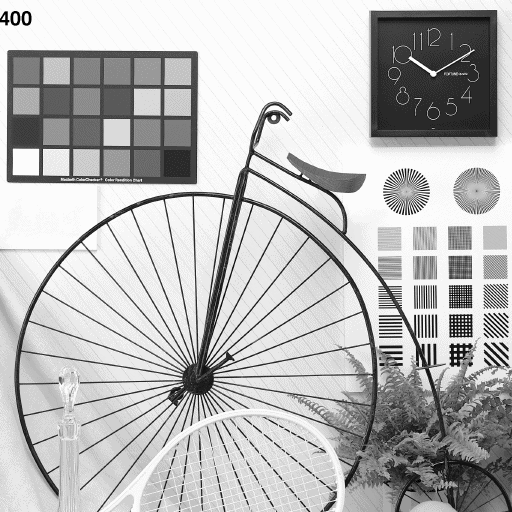
#> input picture test-images/wheel.png, 512 x 512 px
$ python example_denoise_tv_decay_steps.py
#> lines starting #> are read from the running program, lines starting #| are printed output that depends on the picture
### potentials.py
import numpy as np
import sys
import warnings

class l2_loss_homoschedastic():
    """
    a simplified form of the l2_loss_heteroschedastic class that is faster for
    the (very common) special case that the variance matrix is sigma^2*I

    F(x) = 1/(2*sigma^2) * ||x - y||_2^2

    __init__ input parameters:
        - y:        right hand side data
        - sigma2:   variance of Gaussian noise

    __call__ input parameter:
        - x:        image of shape self.im_shape
    """
    # [4 lines left out: function __init__, not called in this run]

    def __call__(self, x):
        return 1/(2*self.sigma2) * np.sum((x-self.y)**2)

    def grad(self, x):
        return 1/self.sigma2 * (x-self.y)

    def prox(self, x, gamma):
        return 1/(self.sigma2+gamma)*(self.sigma2*x+gamma*self.y)

    def conj(self, x):
        return self.sigma2/2 * np.sum(x**2) + np.sum(x * self.y)

    def conj_prox(self, x, gamma = 1):
        return 1/(1+gamma*self.sigma2)*(x-gamma*self.y)

class l2_loss_reconstruction_homoschedastic():
    """
    A variant of l2_loss_homoschedastic which allows a linear transformation
    of the input image
    Necessary for all indirect models, like deblurring, tomography etc. K is
    the forward operator of the associated inverse problem.

    F(x) = 1/(2*sigma^2) * ||Ax - y||_2^2

    Inputs:
        - y:        right hand side data
        - sigma2:   variance of Gaussian noise
        - a:        forward operator A, given as callable a(x)
        - at:       transpose/adjoint of A. Given as callable at(y)
    """
    # [14 lines left out: functions __init__, __call__, not called in this run]

    def grad(self, x):
        return 1/self.sigma2 * self.at(self.a(x)-self.y)

class l1_loss_homoschedastic():
    """
    An l1 loss term corresponding to the likelihood of

    F(x) = 1/b * ||x - y||_1

    Inputs:
        - y:        data
        - b:        scale parameter.
    The correspnding Laplace distribution Laplace(y,b) has variance 2*b^2
    """
    def __init__(self, y, b):
        self.y = y
        self.b = b

    # [5 lines left out: function __call__, not called in this run]

    def grad(self, x):
        raise NotImplementedError('L1 norm has no gradient')

    def prox(self, x, gamma):
        return self.y + np.maximum(0, np.abs(x-self.y)-gamma/self.b)*np.sign(x-self.y)

class l1_loss_unshifted_homoschedastic():
    """
    An l1 loss term that can be used as a prior

    F(x) = mu * ||x||_1

    Inputs:
        - mu:        scale parameter.
    The correspnding Laplace distribution Laplace(0,b) has variance 2*b^2
    """
    def __init__(self, scale):
        self.scale = scale

    def __call__(self, x):
        return self.scale*np.sum(np.abs(x))

    def grad(self, x):
        raise NotImplementedError('L1 norm has no gradient')

    def prox(self, x, gamma):
        return np.maximum(0, np.abs(x)-gamma*self.scale) * np.sign(x)

    # [38 lines left out: functions inexact_prox, conj, not called in this run]

    def conj_prox(self, p, gamma):
        return p/np.maximum(1,np.abs(p)/self.scale)

class kl_divergence():
    """
    Kullback-Leibler divergence
        KL(Ax+b; y) = sum_i (Ax)_i + b_i - y_i + y_i*log(y_i/(Ax+b)_i)
    Inputs:
        - y:        right hand side data
        - b:        estimated background in data space
        - a:        forward operator A, given as callable a(x)
        - at:       transpose/adjoint of A. Given as callable at(y)
    """
    # [13 lines left out: functions __init__, __call__, not called in this run]

    def grad(self, x):
        return self.at(1 - self.y/(self.a(x) + self.b))

class total_variation():
    """
    total variation of 2D image u with shape (n1, n2). Scaled by a constant
    regularization parameter scale. Corresponds to the functional
        scale * TV(u)
    with u in R^{n1 x n2}

    __init__ input:
        - n1, n2:   shape of u
        - scale:    scaling factor, usually a regularization parameter

    __call__ input:
        - u:        image of shape n1,n2 or n1*n2,

    TV is computed on a grid via finite differences, assuming equidistant
    spacing of the grid. The gradient of this potential does not exist since
    TV is not smooth.
    The proximal mapping is approximated using the dual problem. Pass either
    a maximum number of steps, an accuracy (in the primal-dual gap), or both
    to the prox evaluation, for more details see
        total_variation.inexact_prox
    """
    def __init__(self, n1, n2, scale=1):
        self.n1 = n1
        self.n2 = n2
        self.scale = scale

    def _imgrad(self, u):
        """
        applies a 2D image gradient to the image u of shape (n1,n2)

        Parameters
        ----------
        u : numpy 2D array, shape n1, n2
            Image

        Returns
        -------
        (px,py) image gradients in x- and y-directions.

        """
        px = np.concatenate((u[1:,:]-u[0:-1,:], np.zeros((1,self.n2))),axis=0)
        py = np.concatenate((u[:,1:]-u[:,0:-1], np.zeros((self.n1,1))),axis=1)
        return np.concatenate((px[np.newaxis,:,:],py[np.newaxis,:,:]), axis=0)

    def _imdiv(self, p):
        """
        Computes the negative divergence of the 2D vector field px,py.
        can also be seen as a tensor from R^(n1xn2x2) to R^(n1xn2)

        Parameters
        ----------
            - p : 2 x n1 x n2 np.array

        Returns
        -------
            - divergence, n1 x n2 np.array
        """
        u1 = np.concatenate((-p[0,0:1,:], -(p[0,1:-1,:]-p[0,0:-2,:]), p[0,-2:-1,:]), axis = 0)
        u2 = np.concatenate((-p[1,:,0:1], -(p[1,:,1:-1]-p[1,:,0:-2]), p[1,:,-2:-1]), axis = 1)
        return u1+u2

    def __call__(self, u):
        """
        Computes the TV-seminorm of u

        Parameters
        ----------
        u : numpy array of shape n1, n2

        Returns
        -------
        TV(u) (scalar)
        """
        return self.scale * np.sum(np.sqrt(np.sum(self._imgrad(u)**2,axis=0)))

    def inexact_prox(self, u, gamma, epsilon=None, max_iter=np.Inf, verbose=False):
        """
        Computing the prox of TV is solving the ROF model with FISTA

        inexact_prox(self, u, gamma=1, epsilon=None, maxiter=np.Inf, verbose=False)
        parameters:
            - u:        image to be denoised, shape self.n1, self.n2
            - gamma:    prox step size
            - epsilon:  accuracy for duality gap stopping criterion
            - maxiter:  maximum number of iterations
            - verbose:  verbosity
        """
        if epsilon is None and max_iter is np.Inf:
            raise ValueError('provide either an accuracy or a maximum number of iterations to the tv prox please')
        checkAccuracy = True if epsilon is not None else False
        # iterative scheme to minimize the dual objective
        p = np.zeros((2,self.n1,self.n2))
        q = np.copy(p)

        stopcrit = False
        t, t_prev = 1, 1

        i = 0
        if verbose: sys.stdout.write('run FISTA on dual ROF model: {:3d}% '.format(0)); sys.stdout.flush()

        while i < max_iter and not stopcrit:
            i = i + 1
            p_prev = np.copy(p)

            v = q - 1/(8*gamma) * self._imgrad(gamma*self._imdiv(q) - u)
            p = v/np.maximum(1, np.sqrt(np.sum(v**2,axis=0))/self.scale)[np.newaxis,:,:]

            t_new = (1+np.sqrt(1+4*t**2))/2
            t, t_prev = t_new, t
            q = p + (t_prev-1)/t * (p - p_prev)

            # stopping criterion: check if primal-dual gap < epsilon
            if checkAccuracy:
                div_p = self._imdiv(p)
                h = gamma/2 * np.sum(div_p**2)
                primal = self(u-gamma*div_p) + h
                conj_TV_p = np.max(np.sqrt(np.sum(p**2,axis=0)))
                dual_inadmissible = conj_TV_p > self.scale+1e-12
                dual = np.Inf if dual_inadmissible else h - np.sum(div_p * u) # dual value. dual iterate should never be inadmissible since we project in the end
                dgap = primal+dual
                stopcrit = dgap <= epsilon
                if dgap < -5e-15: # for debugging purpose
                    raise ValueError('Duality gap was negative (which should never happen), please check the prox computation routine!')
                if verbose: sys.stdout.write('\b'*5 + '{:3d}% '.format(int(i/max_iter*100))); sys.stdout.flush()
        if verbose: sys.stdout.write('\b'*5 + '100% '); sys.stdout.flush()
        return (u - gamma*self._imdiv(p)), i


class total_variation_nonneg():
    """
    total variation of 2D image u with shape (n1, n2), if u is in the
    positive orthant. Otherwise, infinity. Scaled by a constant
    regularization parameter scale. Corresponds to the functional
        scale * TV(u) + 1_{R+}(u)
    with u in R^{n1 x n2}, where 1_{R+} is indicator of R^n_+

    __init__ input:
        - n1, n2:   shape of u
        - scale:    scaling factor, usually a regularization parameter

    __call__ input:
        - u:        image of shape n1,n2 or n1*n2,
    """
    # [113 lines left out: functions __init__, _imgrad, _imdiv, __call__, inexact_prox, not called in this run]

class l2_l1_norm():
    """This class implements the norm
            ||p||_{2,1} = || sqrt(p1^2 + p2^2) ||_1
        where both p1 and p2 are of size n1,n2. With the horizontal and
        vertical finite differences in D, this forms the TV norm as
            TV(u) = ||Du||_{2,1}
        The norm can be scaled by a parameter 'scale'

        __init__ input parameter:
            - n1,n2: image sizes
            - scale: scaling parameter
    """
    def __init__(self, n1, n2, scale=1):
        self.n1, self.n2 = n1, n2
        self.scale = scale

    def __call__(self, p):
        return self.scale * np.sum(np.sqrt(np.sum(p**2,axis=0)))

    # [5 lines left out: function conj, not called in this run]

    def conj_prox(self, p, tau): # does not depend on tau at all..?
        n = np.sqrt(np.sum(p**2,axis=0))[np.newaxis,...]
        return p/np.maximum(1,1/self.scale*n)


class nonNegIndicator():
    """
    Indicator function of R_++^d, 0 if all entries are >= 0, otherwise infinity
    """
    def __init__(self, d):
        self.d = d

    # [4 lines left out: function __call__, not called in this run]

    def prox(self, x, gamma):
        return np.maximum(x,0)

class zero():
    """ a dummy class if we want to set one of the potential terms to zero"""
    def __call__(self, x):
        return 0

    def grad(self, x):
        return np.zeros_like(x)

    def prox(self, x, gamma):
        return x


### example_denoise_tv_decay_steps.py
#!/usr/bin/env python3
# -*- coding: utf-8 -*-
"""
Created on Thu Jul 27 11:45:27 2023

@author: kugerlor
"""

import numpy as np
from numpy.random import default_rng
import matplotlib.pyplot as plt
import sys, getopt, os
#from time import time
from skimage import io, transform

from inexact_pla import inexact_pla
# from sapg import sapg
import potentials as pot
import distributions as pds

#%% initial parameters: test image, computation settings etc.
params = {
    'iterations': 500,
    'testfile_path': 'test-images/wheel.png',
    'noise_std': 0.2,
    'log_epsilon': 1.0,
    'step': 'large',
    'efficient': True,
    'verbose': True,
    'result_root': './results/denoise-tv',
    }

#%% auxiliary functions
def read_image(Nmax):
    try:
        x = io.imread(params['testfile_path'],as_gray=True).astype(float)
    except FileNotFoundError:
        print('Provided test image did not exist under that path, aborting.')
        sys.exit()
    # handle images that are too large or colored
    if x.shape[0] > Nmax or x.shape[1] > Nmax: x = transform.resize(x, (Nmax,Nmax))
    x = x-np.min(x)
    x = x/np.max(x)
    n = x.shape[0] # assume quadratic image, otherwise change some implementation details
    return x,n

# [13 lines left out: functions my_imsave, my_imshow, not called in this run]

    # [7 lines of commented-out code are left out]
def main():
    result_root = params['result_root'] + '/decay-steps'

    test_image_name = params['testfile_path'].split('/')[-1].split('.')[0]
    accuracy = 'log-epsilon{}'.format(params['log_epsilon'])
    file_specifier = '{}_{}_{}-samples'.format(test_image_name,accuracy,params['iterations'])
    results_file = result_root+'/'+file_specifier+'.npy'
    mmse_file = result_root+'/mmse_'+file_specifier+'.png'
    mmse_detail_file = result_root+'/mmse_detail_'+file_specifier+'.png'
    logstd_file = result_root+'/logstd_'+file_specifier+'.png'
    logstd_detail_file = result_root+'/logstd_detail_'+file_specifier+'.png'

    #%% Ground truth
    if not os.path.exists(results_file):
        rng = default_rng(6346534)
        verb = params['verbose']
        x, n = read_image(Nmax=512)

        tv = pot.total_variation(n, n, scale=1)

        #%% Forward model & corrupted data
        noise_std = params['noise_std']
        y = x + noise_std*rng.normal(size=x.shape)  # noisy observation
        L = 1/noise_std**2                          # log-likelihood gradient Lipschitz const
        mu_tv = 8                                   # regularization parameter

        #%% compute MAP estimate - L2-TV denoising (= ROF model)
        if verb: sys.stdout.write('Compute MAP - '); sys.stdout.flush()
        u,its_map,_ = tv.inexact_prox(y, gamma=mu_tv*noise_std**2, epsilon=1e-8, max_iter=100, verbose=verb)
        if verb: sys.stdout.write('Done.\n'); sys.stdout.flush()

        # show ground truth, noisy observation and MAP estimate
        my_imshow(x, 'ground truth')
        my_imshow(y, 'noisy image')
        my_imshow(u,'MAP (dual aGD, mu_TV = {:.1f})'.format(mu_tv))
        my_imshow(u[314:378,444:508],'MAP details')
        print('MAP: mu_TV = {:.2f};\tPSNR: {:.4f}, #steps: {}'.format(mu_tv,10*np.log10(np.max(x)**2/np.mean((u-x)**2)),its_map))

        #%% sample using inexact PLA
        x0 = np.copy(y)
        burnin = 1                 # burnin iterations, for denoising usually short (one gradient step with step size 1/L lands at y)
        n_samples = params['iterations']+burnin
        steps = 1/L*np.ones((n_samples,))
        for i in np.arange(1,n_samples):
            steps[i] = np.minimum(steps[i-1],np.maximum(100/(i*L),steps[i-1]/(1+L)))
        tau = lambda n : steps[n]
        epsilon = lambda n : 10/(n+1)
        posterior = pds.l2_denoise_tv(n, n, y, noise_std=noise_std, mu_tv=mu_tv)
        eff = params['efficient']

        # output_means = np.reshape(np.reshape(np.array([1,2,5]),(1,-1))*np.reshape(10**np.arange(6),(-1,1)),(-1,))     # 1,2,5,10,20,50,... until max number of samples is reached
        # output_means = output_means[output_means<=n_samples]
        ######################## TODO see comment next line
        ipla = inexact_pla(x0, n_samples, burnin, posterior, step_size=tau, rng=rng, epsilon_prox=epsilon, efficient=eff, output_means=None) ###################### # implement a custom evaluatable stopping criterion
        if verb: sys.stdout.write('Sample from posterior - '); sys.stdout.flush()
        ipla.simulate(verbose=verb)

        running_means = ipla.output_means
        n_means,I_running_means = running_means.shape[-1],ipla.I_output_means

        #%% plots
        # diagnostic plot, making sure the sampler looks plausible
        plt.figure()
        plt.plot(np.arange(1,n_samples+1), ipla.logpi_vals)
        plt.title('- log(pi(X_n)) = F(K*X_n) + G(X_n) [All]')
        plt.show()
        plt.figure()
        plt.plot(np.arange(burnin+1,n_samples+1), ipla.logpi_vals[burnin:])
        plt.title('- log(pi(X_n)) = F(K*X_n) + G(X_n) [after burn-in]')
        plt.show()

        my_imshow(ipla.mean, 'Sample Mean, log10(epsilon)={}'.format(params['log_epsilon']))
        my_imshow(ipla.mean[314:378,444:508],'sample mean details')
        logstd = np.log10(ipla.std)
        my_imshow(logstd, 'Sample standard deviation (log10)', np.min(logstd), np.max(logstd))
        my_imshow(logstd[314:378,444:508],'sample std details', np.min(logstd), np.max(logstd))
        print('Total no. iterations to compute proximal mappings: {}'.format(ipla.num_prox_its_total))
        print('No. iterations per sampling step: {:.1f}'.format(ipla.num_prox_its_total/(n_samples-burnin)))

        #%% saving
        with open(results_file,'wb') as f:
            np.save(f,(x,y,u,ipla.mean,ipla.std))   # ground truth, noisy, map, sample mean and sample std
            np.save(f,running_means)            # running means
            np.save(f,I_running_means)          # indices to which these means belong
    else:
        with open(results_file,'rb') as f:
            x,y,u,mn,std = np.load(f)               # ground truth, noisy, map, sample mean and sample std
            running_means = np.load(f)              # running means
            I_running_means = np.load(f)            # indices to which these means belong
        logstd = np.log10(std)

        with open(result_root+'/'+'{}_log-epsilon-2.0_10000-samples.npy'.format(test_image_name),'rb') as f:
            _,_,_,mmse,_ = np.load(f)               # ground truth, noisy, map, sample mean and sample std

        n_means = running_means.shape[-1]
        mmse_err = np.zeros((n_means,))
        # [9 lines of commented-out code are left out]

        logstd_min = np.min(logstd)
        logstd_max = np.max(logstd)

        # [4 lines of commented-out code are left out]
        my_imshow(logstd, 'logstd', -1.8, -0.6)
        print('MMSE estimate PSNR: {:.4f}'.format(10*np.log10(np.max(x)**2/np.mean((mn-x)**2))))

        my_imsave(x,result_root+'/ground_truth.png')
        my_imsave(y,result_root+'/noisy.png')
        my_imsave(u,result_root+'/map.png')
        my_imsave(mn, mmse_file)
        my_imsave(logstd, logstd_file, -1.8, -0.6)
        # image details for paper close-up
        my_imsave(x[314:378,444:508], result_root+'/ground_truth_detail.png')
        my_imsave(y[314:378,444:508], result_root+'/noisy_detail.png')
        my_imsave(u[314:378,444:508], result_root+'/map_detail.png')
        my_imsave(mn[314:378,444:508], mmse_detail_file)
        my_imsave(logstd[314:378,444:508], logstd_detail_file, -1.8, -0.6)

#%% help function for calling from command line
# [14 lines left out: function print_help, not called in this run]

#%% gather parameters from shell and call main
if __name__ == '__main__':
    try:
        opts, args = getopt.getopt(sys.argv[1:],"hi:f:el:s:d:v",
                                   ["help","iterations=","testfile_path=","efficient_off","log_epsilon=","step=","result_dir=","verbose"])
    except getopt.GetoptError as e:
        print(e.msg)
        print_help()
        sys.exit(2)

    for opt, arg in opts:
        if opt in ("-h", "--help"):
            print_help()
            sys.exit()
        elif opt in ("-i", "--iterations"):
            params['iterations'] = int(arg)
        elif opt in ("-f", "--testfile_path"):
            params['testfile_path'] = arg
        elif opt in ("-e","--efficient_off"):
            params['efficient'] = False
        elif opt in ("-l", "--log_epsilon"):
            params['log_epsilon'] = float(arg)
        elif opt in ["-s", "--step="]:
            params['step'] = arg
        elif opt in ("-d","--result_dir"):
            params['result_root'] = arg
        elif opt in ("-v", "--verbose"):
            params['verbose'] = True
    main()
#> in main, `x, n = read_image(Nmax=512)`: n = 512
#> in main, `y = x + noise_std*rng.normal(size=x.shape)`:
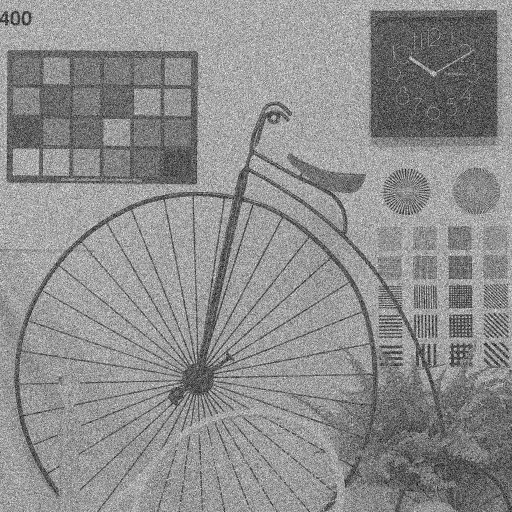
#> y: shape (512, 512) float64; min -0.682, max 1.86, mean 0.733; drawn with min black and max white
#> the loop in inexact_prox, `while i < max_iter and not stopcrit:` made 100 passes
#> (h, primal, conj_TV_p, dual, dgap) on passes 1 to 8: (5919.8, 53833.7, 0.798, -14493.1, 39340.5), (10597.4, 41795.1, 1, -18387.7, 23407.4), (14400.4, 35854.2, 1, -20638.9, 15215.3), (16997.4, 33077.1, 1, -22048.6, 11028.5), (18552.6, 31611.8, 1, -23009.7, 8602.2), (19407.9, 30625.8, 1, -23697, 6928.8), (19864.5, 29881.3, 1, -24197.6, 5683.7), (20112.9, 29317.8, 1, -24566.3, 4751.6)
#> pass 1, in _imgrad, `px = np.concatenate((u[1:,:]-u[0:-1,:], np.zeros((1,self.n2))),axis=0)`:
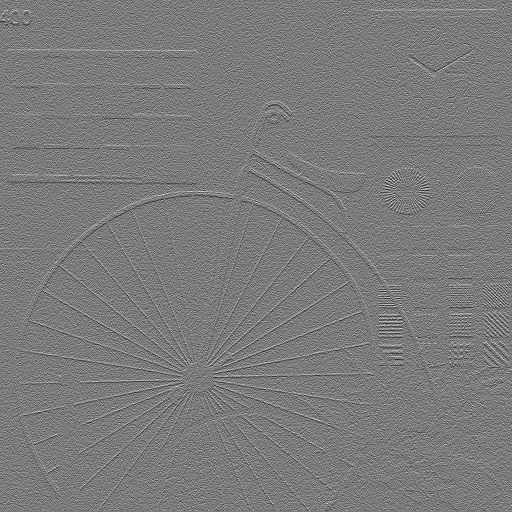
#> px: shape (512, 512) float64; min -1.76, max 1.87, mean 0.000457; drawn with min black and max white
#> pass 1, in _imgrad, `py = np.concatenate((u[:,1:]-u[:,0:-1], np.zeros((self.n1,1))),axis=1)`:
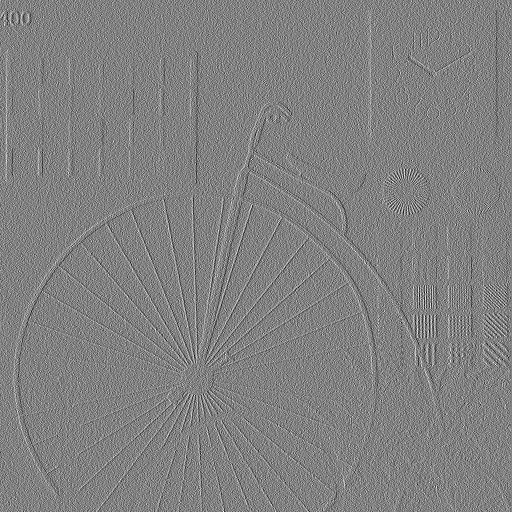
#> py: shape (512, 512) float64; min -1.68, max 1.63, mean 0.000237; drawn with min black and max white
#> pass 1, in _imdiv (call 2), `u2 = np.concatenate((-p[1,:,0:1], -(p[1,:,1:-1]-p[1,:,0:-2]), p[1,:,-2..`:
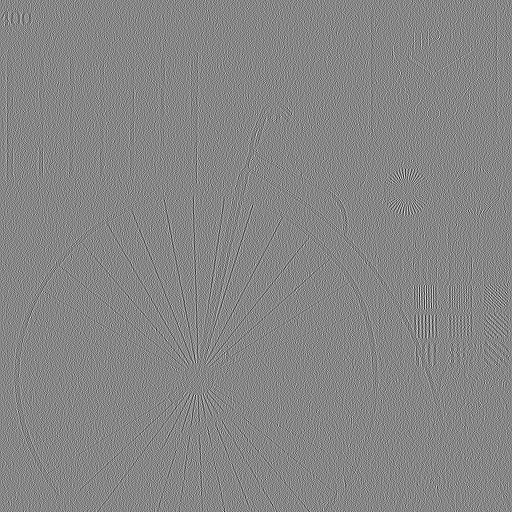
#> u2: shape (512, 512) float64; min -1.25, max 1.12, mean -9.78e-20; drawn with min black and max white
#> after the loop in inexact_prox, `while i < max_iter and not stopcrit:`: i = 100
#| 100%
#> (the run stopped early here; a loop or call above may not have finished)
